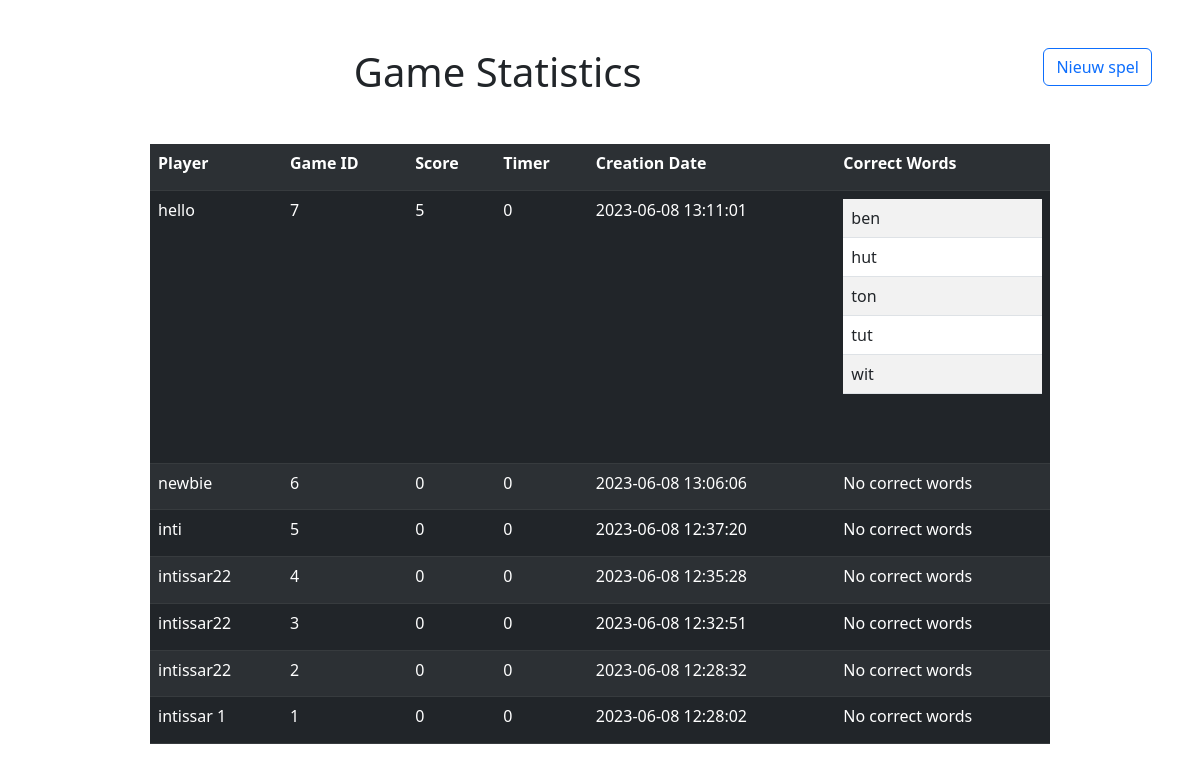
Page /statistics on the earlier database version.
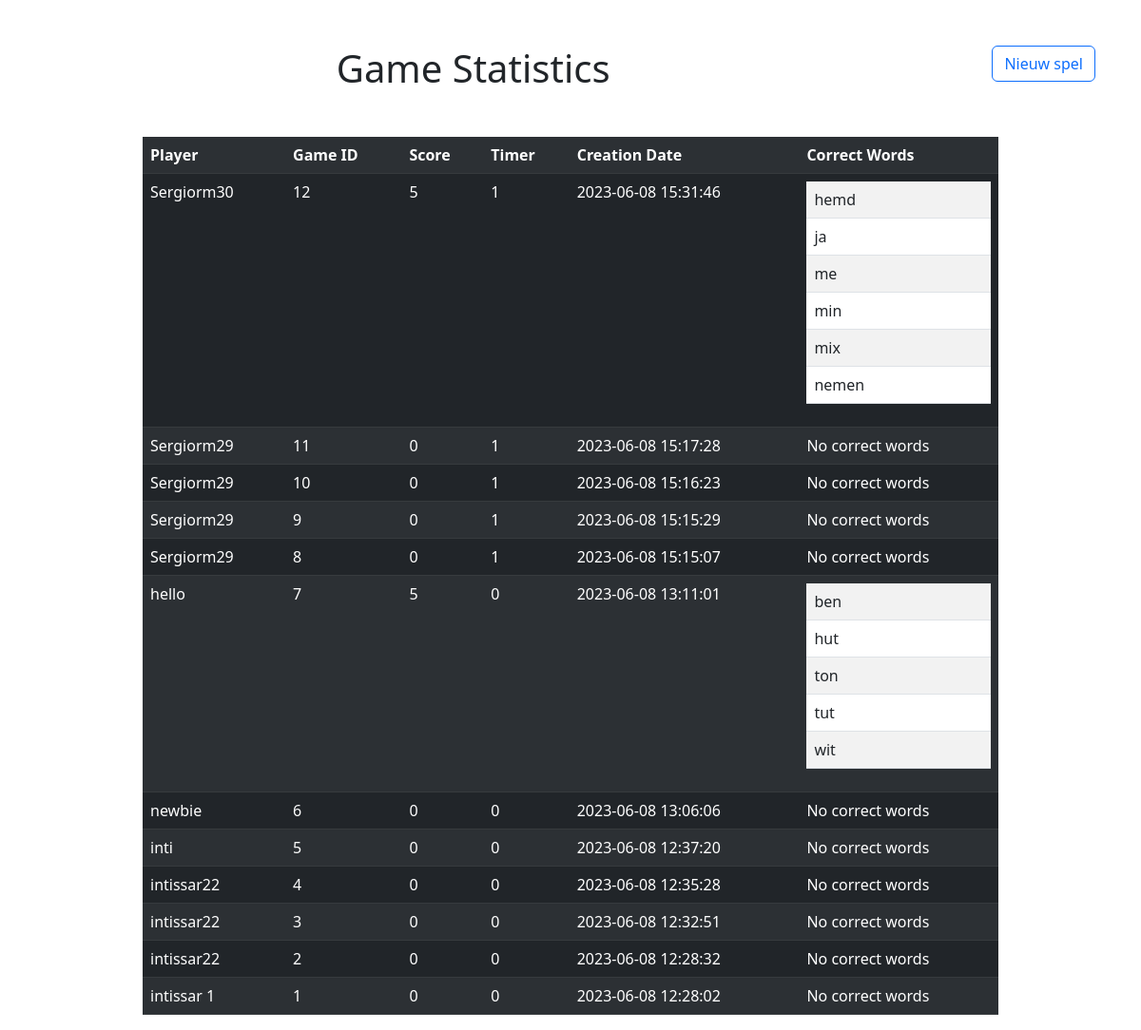
Same page on the later database version.
### tables this page shows
CREATE TABLE games (
                                id integer PRIMARY KEY,
                                score integer,
                                player_id text NOT NULL,
                                timer integer NOT NULL,
                                create_date timestamp NOT NULL,
                                FOREIGN KEY (player_id) REFERENCES players (name)
                            );

CREATE TABLE players (
                                name text PRIMARY KEY 
                            );

### app.py (the view)
@app.route('/statistics')
def statistics():
    try:
        conn = get_db_connection()
        cur = conn.cursor()
        cur.execute("""
            SELECT p.name AS Player, g.id AS Game_ID, g.score AS Score, g.timer AS Timer, g.create_date AS Creation_Date,
                GROUP_CONCAT(gp.correctWord, ', ') AS Correct_Words
            FROM games g
            JOIN players p ON g.player_id = p.name
            LEFT JOIN games_players gp ON g.id = gp.game_id
            GROUP BY g.id
            ORDER BY g.create_date DESC
        """)
        results = cur.fetchall()
        for row in results:
            print("\t".join(str(value) for value in row))
        return render_template('stats.html', stats=results)
    finally:
        conn.close()

### app.py (called while the page is built)
def get_db_connection():
      return create_connection(r"database.db")

def create_connection(db_file):
    conn = None
    try:
        conn = sqlite3.connect(db_file)
        print(sqlite3.version)
    except Error as e:
        print(e)
    return conn

### templates/stats.html (shortened to what this page needs)
<link href="https://cdn.jsdelivr.net/npm/bootstrap@5.3.0/dist/css/bootstrap.min.css" rel="stylesheet"
integrity="sha384-9ndCyUaIbzAi2FUVXJi0CjmCapSmO7SnpJef0486qhLnuZ2cdeRhO02iuK6FUUVM">
{% block body %}
<a class="float-end btn btn-outline-primary mx-5 " href="{{ url_for('index') }}">Nieuw spel</a>
<div class="text-align-center" style="text-align: -webkit-center;">
    <h1 class="mt-5 mb-5">Game Statistics</h1>
    <table class="table table-striped table-dark w-75 h-75">
        <tr>
            <th scope="col">Player</th>
            <th scope="col">Game ID</th>
            <th scope="col">Score</th>
            <th scope="col">Timer</th>
            <th scope="col">Creation Date</th>
            <th scope="col">Correct Words</th>
        </tr>
        {% for result in stats %}
            <tr>
                <td scope="row">{{ result[0] }}</td>
                <td>{{ result[1] }}</td>
                <td>{{ result[2] }}</td>
                <td>{{ result[3] }}</td>
                <td>{{ result[4] }}</td>
                <td>
                    {% if result[5] %}
                        <table class="table table-striped">
                            {% for word in result[5].split(',') %}
                                <tr>
                                    <td scope="row">{{ word }}</td>
                                </tr>
                            {% endfor %}
                        </table>
                    {% else %}
                        No correct words
                    {% endif %}
                </td>
            </tr>
        {% endfor %}
    </table>
</div>
{% endblock %}

Differences in the rows shown:
added games: name "Sergiorm30", id "12", score "5", timer "1", create_date "2023-06-08 15:31:46", word "hemd" "ja" "me" "min" "mix" "nemen"
added games: name "Sergiorm29", id "11", score "0", timer "1", create_date "2023-06-08 15:17:28", shows "No correct words"
added games: name "Sergiorm29", id "10", score "0", timer "1", create_date "2023-06-08 15:16:23", shows "No correct words"
added games: name "Sergiorm29", id "9", score "0", timer "1", create_date "2023-06-08 15:15:29", shows "No correct words"
added games: name "Sergiorm29", id "8", score "0", timer "1", create_date "2023-06-08 15:15:07", shows "No correct words"
